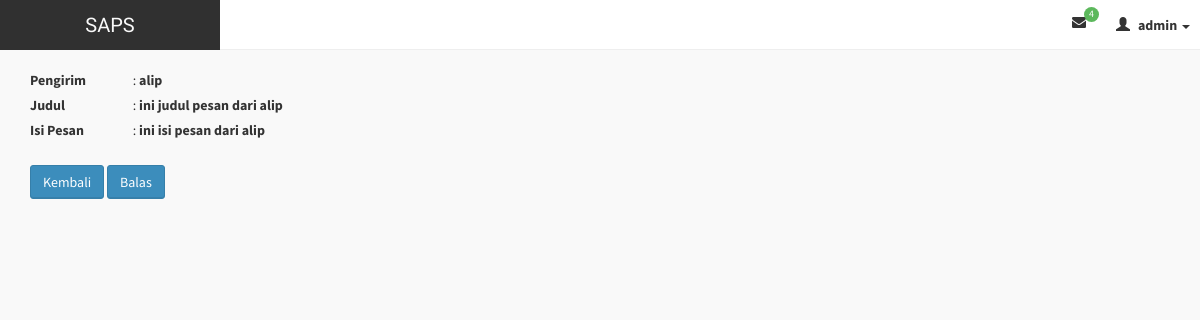
/manage/view.php?lihatnr=15 (signed in), run on the app's committed database.
### tables this page shows
CREATE TABLE IF NOT EXISTS `pesan` (
  `id` int(11) NOT NULL AUTO_INCREMENT,
  `dari` varchar(25) NOT NULL,
  `untuk` varchar(25) NOT NULL,
  `judul` varchar(30) NOT NULL,
  `isi` varchar(250) NOT NULL,
  `status` enum('1','0') NOT NULL,
  PRIMARY KEY (`id`)
);

### manage/view.php (the view, shortened to what this page needs)
<?php require_once('../tpl/header.php'); ?>
<div class="wrapper row-offcanvas row-offcanvas-left">
    <aside class="container-fluid">
          <section class="content">
            <?php
              if (isset($_GET['lihatnr'])) {
             ?>
             <form action="" method="get">
             <?php
               if (isset($_GET['lihatnr'])) {
                 $idps= $_GET['lihatnr'];
                 $tampil = $konek->query("select * from pesan where id='$idps'");
                 $pow = $tampil->fetch_array(MYSQLI_BOTH);
               }
             ?>
                 <div class="form-group">
                   <label style="width:100px;">Pengirim </label> :
                   <label><?php if (isset($_GET['lihatnr'])) { echo $pow['1']; }?></label>
                   <br>
                   <label style="width:100px;">Judul </label> :
                   <label><?php if (isset($_GET['lihatnr'])) { echo $pow['3']; }?></label>
                   <br>
                   <label style="width:100px;">Isi Pesan </label> :
                   <label><?php if (isset($_GET['lihatnr'])) { echo $pow['4']; }?></label>
                   <br>
                   <br>
                   <a href="surat-masuk.php" class="btn btn-primary">Kembali</a>
                   <a href="reply.php?send=<?php echo $pow['0']; ?>" class="btn btn-primary">Balas</a>
                 </div>
                 </form>
              <?php
            }
               ?>
          </section>
    </aside>
</div>
<?php require_once('../tpl/footer.php'); ?>

### assets/css/AdminLTE.css (style rules this page uses)
html, body { overflow-x: hidden!important; font-family: 'Source Sans Pro', sans-serif; -webkit-font-smoothing: antialiased; min-height: 100%; background: #f9f9f9; }
a { color: #3c8dbc; }
.wrapper { min-height: 100%; }
.wrapper:before, .wrapper:after { display: table; content: " "; }
.wrapper:after { clear: both; }
.content { padding: 20px 15px; background: #f9f9f9; }
.btn { font-weight: 500; -webkit-border-radius: 3px; -moz-border-radius: 3px; border-radius: 3px; border: 1px solid transparent; -webkit-box-shadow: inset 0px -2px 0px 0px rgba(0, 0, 0, 0.09); -moz-box-shadow: inset 0px -2px 0px 0px rgba(0, 0, 0, 0.09); box-shadow: inset 0px -1px 0px 0px rgba(0, 0, 0, 0.09); }
.btn.btn-primary { background-color: #3c8dbc; border-color: #367fa9; }

### data on the page
pesan: dari "alip", judul "ini judul pesan dari alip", isi "ini isi pesan dari alip"

### other printed values
mysqli_num_rows($notif) "4"
$_SESSION['username'] "admin"
